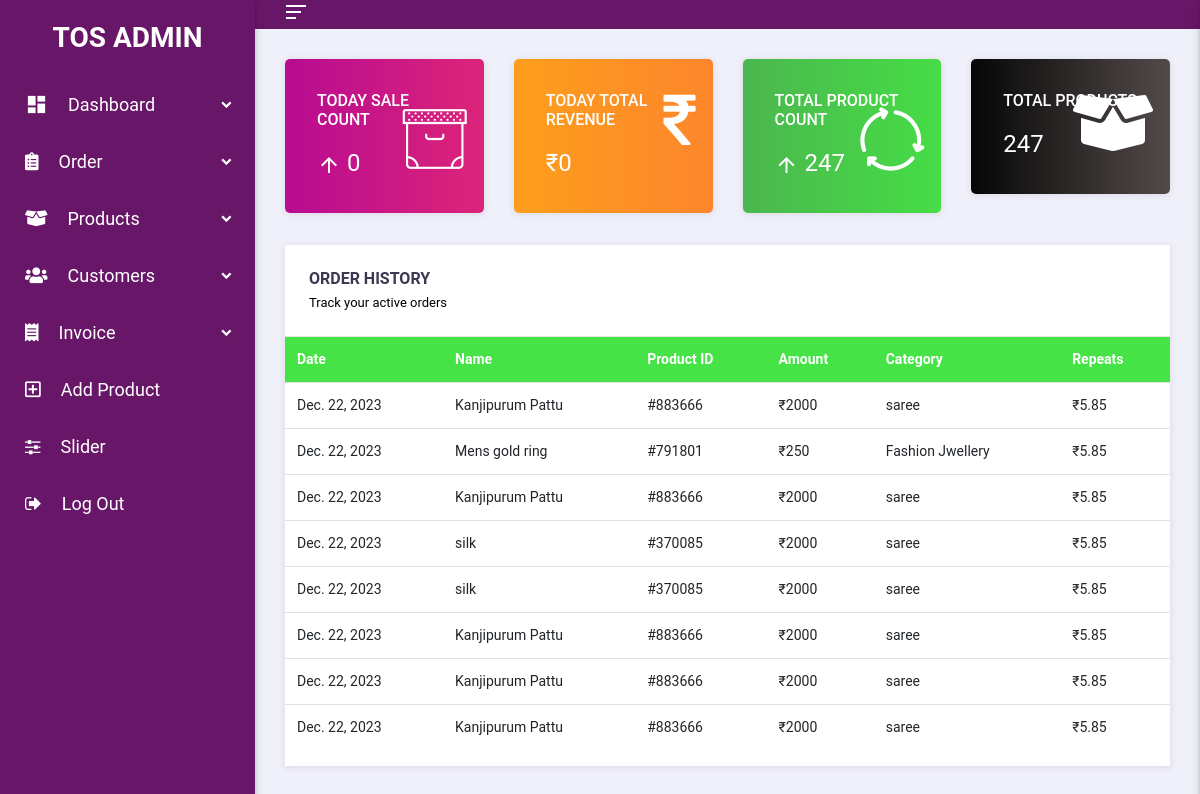
Before: /index/ (signed in) with the older database file.
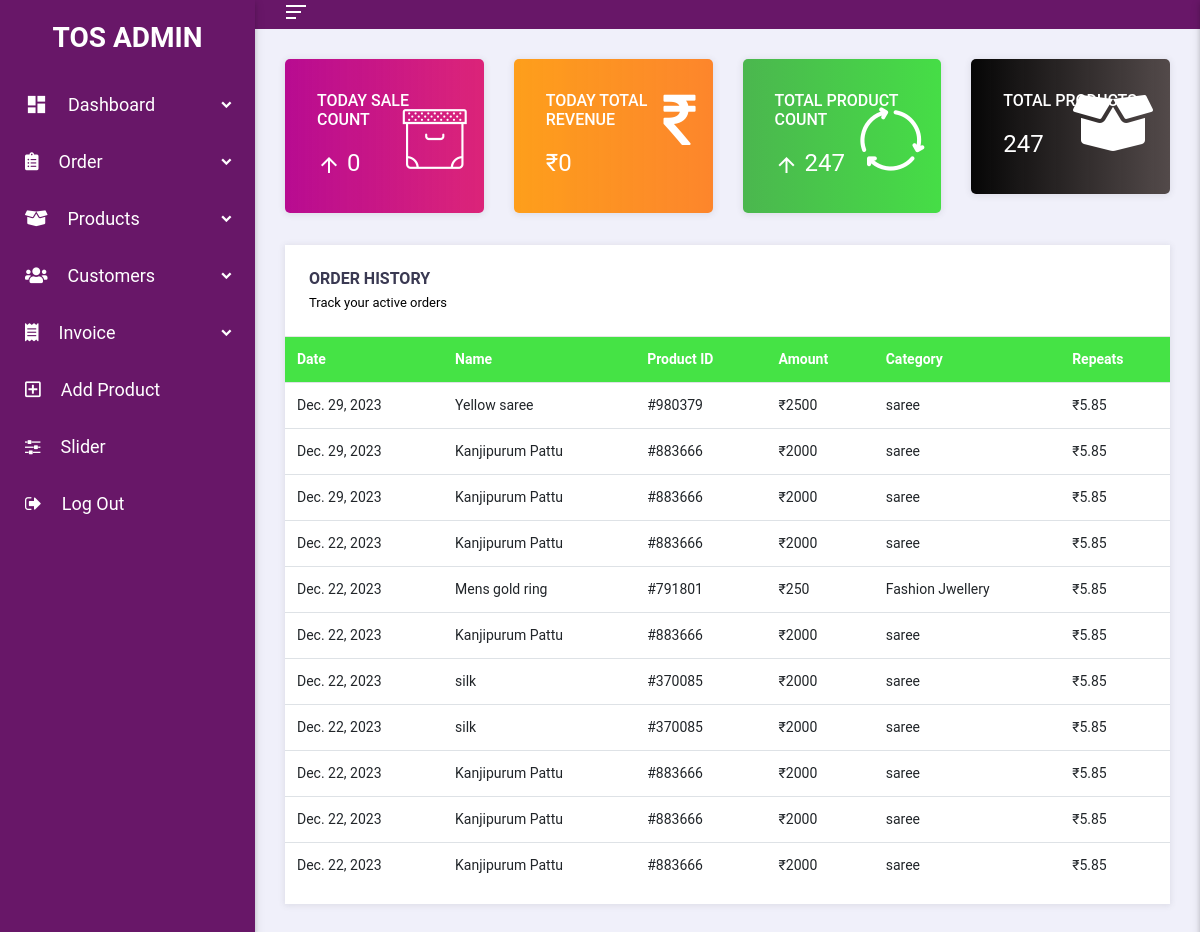
After: the same page with the newer database file.
### TunShopApp/models.py (models this page shows, shortened)
class OrderList(models.Model):
    order_uid = models.IntegerField(unique=True, null=True)
    user_quantity = models.IntegerField(default=0)
    product = models.ForeignKey(Product, on_delete=models.CASCADE)
    user = models.ForeignKey(userRegistrationModel, on_delete=models.CASCADE)
    order_date = models.DateField("Date", auto_now_add=True)
    total_amount = models.IntegerField( null=True)

class Product(models.Model):
    uid = models.IntegerField(unique=True, null=True)
    category = models.ForeignKey(Category, on_delete=models.CASCADE, )
    name = models.CharField(max_length=150, null=False, blank=False)
    image = models.ImageField(upload_to=getFileName, null=True, blank=True)
    color = models.CharField(max_length=150, null=True, )
    weight = models.CharField(max_length=50, null=True, default="empty")
    size = models.CharField(max_length=50, null=True)
    quantity = models.IntegerField(null=True, blank=True)
    original_price = models.FloatField(null=True, blank=False, )
    selling_price = models.IntegerField(null=True, blank=False)
    discount = models.IntegerField(null=True, blank=False)
    description = models.TextField(max_length=500, null=False, blank=False)
    created_at = models.DateTimeField(auto_now_add=True)
    status = models.TextField(null=True)

class Category(models.Model):
    name = models.CharField(max_length=150, null=False, blank=False)

### TunShopApp/views.py (the view)
# urls.py: path('index/', views.index),
@login_required(login_url="/login_admin/")
def index(request):
    x = datetime.datetime.now()
    all_Product = Product.objects.all()
    all_order = OrderList.objects.all()
    order_list = OrderList.objects.filter(order_date =str(datetime.datetime.now()).split()[0] )
    today_revenue = 0
    for i in order_list:
       print(i.total_amount)
       today_revenue += i.total_amount
    context = {
        'products':all_Product,
        'today_revenue':today_revenue,
        'today_sale':order_list,
        'all_order':all_order[::-1],
    }
    return render(request, "index.html",context)

### TunShopApp/templates/index.html (shortened to what the changed rows need)
<!DOCTYPE html>
<html lang="en">
{% load static %}
<head>
  <link href="{% static 'css/all.min.css' %}" rel="stylesheet">
  <link rel="stylesheet" href="{% static 'css/flaticon.css' %}">
  <link rel="stylesheet" href="{% static 'css/cryptocoins.css' %}">
  <link rel="stylesheet" href="{% static 'css/cryptocoins-colors.css' %}">
  <link href="{% static 'css/bootstrap.min.css' %}" rel="stylesheet">
  <link href="{% static 'css/jquery-ui.min.css' %}" rel="stylesheet">
  <link href="{% static 'css/slick.css' %}" rel="stylesheet">
  <link href="{% static 'css/style.css' %}" rel="stylesheet">
  <link rel="stylesheet" href="https://cdnjs.cloudflare.com/ajax/libs/font-awesome/4.7.0/css/font-awesome.min.css">
</head>
<body class="ms-body ms-aside-left-open ms-primary-theme ">
  <main class="body-content">
    <div class="ms-content-wrapper">
      <div class="row">
        <div class="col-md-12">
          <div class="ms-panel ms-crypto-orders-expanded">
            <div class="ms-panel-body p-0">
              <div class="table-responsive">
                <table class="table table-hover thead-primary ">
                  <thead>
                    <tr>
                      <th scope="col">Date</th>
                      <th scope="col">Name</th>
                      <th scope="col">Product ID</th>
                      <th scope="col">Amount</th>
                      <th scope="col">Category</th>
                      <th scope="col">Repeats</th>
                    </tr>
                  </thead>
                  <tbody>
                    {% for i in all_order %}
                    <tr>
                      <td>{{i.order_date}}</td>
                      <td>{{i.product.name}}</td>
                      <td>#{{i.product.uid}}</td>
                      <td>&#x20b9;{{i.product.selling_price}}</td>
                      <td> {{i.product.category.name}} </td>
                      <td>&#x20b9;5.85</td>
                    </tr>
                    {% endfor %}
                  </tbody>
                </table>
              </div>
            </div>
          </div>
        </div>
      </div>
    </div>
  </main>
</body>
</html>

Changed rows visible on the page:
added OrderList: order_date "Dec. 29, 2023", product.name "Yellow saree", product.uid "980379", product.selling_price "2500", product.category.name "saree"
added OrderList: order_date "Dec. 29, 2023", product.name "Kanjipurum Pattu", product.uid "883666", product.selling_price "2000", product.category.name "saree"
added OrderList: order_date "Dec. 29, 2023", product.name "Kanjipurum Pattu", product.uid "883666", product.selling_price "2000", product.category.name "saree"
